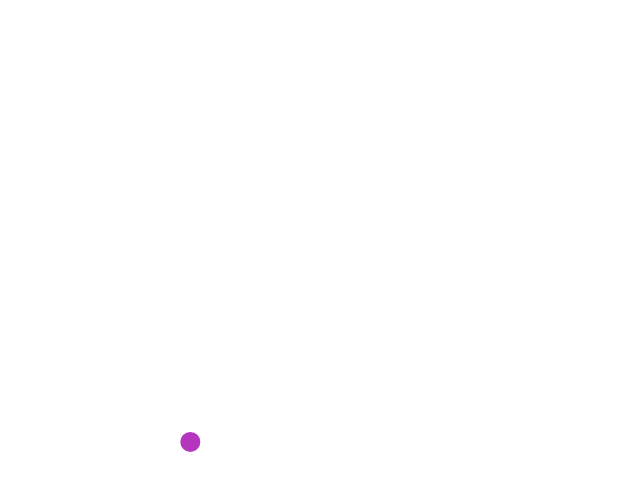
Frame 1 (no input)
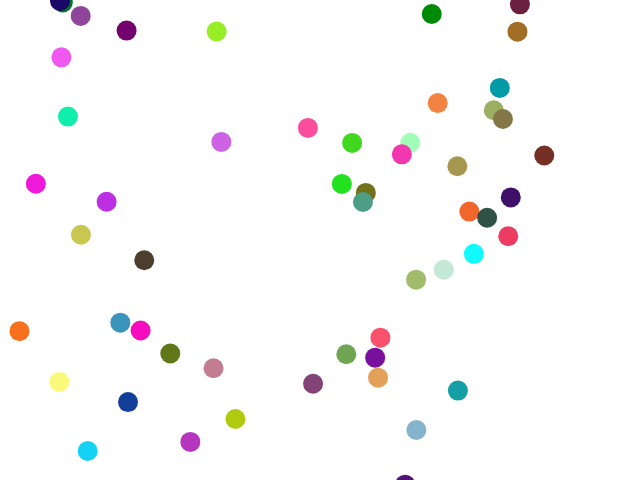
Frame 60 (no input)
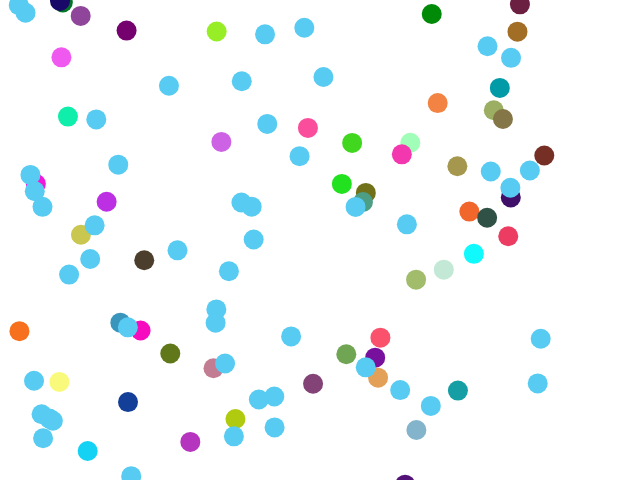
Frame 120 (the mouse pressed at the canvas centre since frame 60)

The p5.js sketch that drew these frames (run headless with seeded random() and noise() and a simulated clock; from frame 60 on, the mouse is pressed at the canvas centre):

// p5.js sketch
// ── sketch.js
function setup() {
  createCanvas(640, 480);
  noStroke();
}



function draw() {
  
  if (mouseIsPressed) {
    fill(87,203,242);
  } else {
    fill(random(0,254), random(0,254), random(0,254));
  }
  ellipse(random(550), random(550), 20, 20);
}
